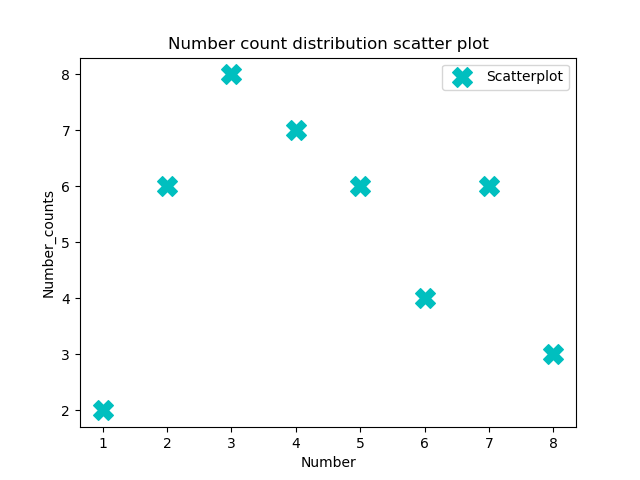

Recreate this plot in Python.
import matplotlib.pyplot as plt

x = [1,2,3,4,5,6,7,8]
y = [2,6,8,7,6,4,6,3]

'''

x,y denotes the data
label gives the label to the plot
marker denotes the symbol how the scatter plot is to be denoted
s denotes the size of the marker

'''
plt.scatter(x,y,label = 'Scatterplot', color = 'c',marker = 'X', s = 200)

plt.xlabel('Number')
plt.ylabel('Number_counts') 

plt.title('Number count distribution scatter plot') 

plt.legend()
plt.show()
